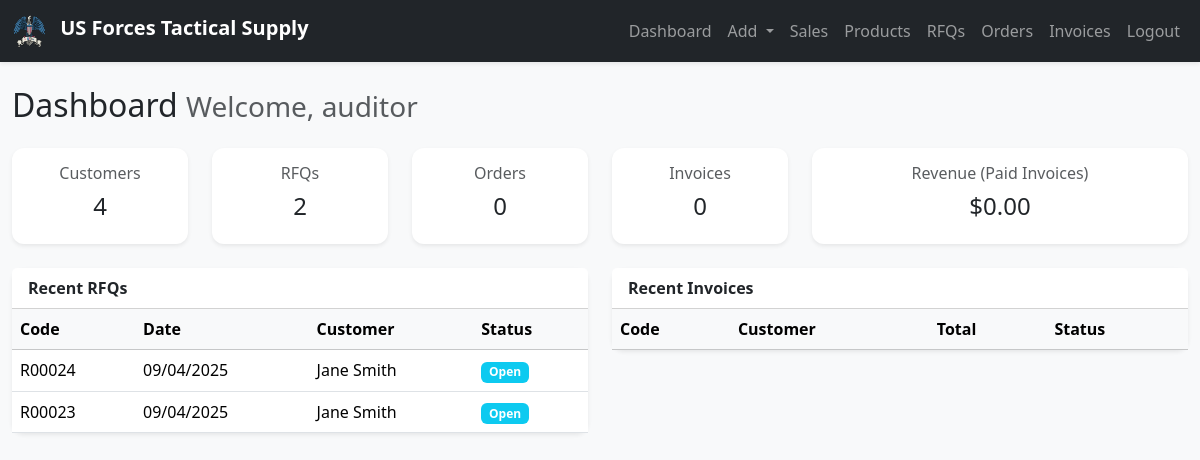
Page /public/dashboard.php (signed in) on the committed database.
### tables this page shows
CREATE TABLE `rfqs` (
  `id` int(11) NOT NULL,
  `code` varchar(20) DEFAULT NULL,
  `rfq_number` varchar(50) DEFAULT NULL,
  `rfq_title` varchar(150) DEFAULT NULL,
  `quote_date` date DEFAULT NULL,
  `validity` varchar(50) DEFAULT '5 Months',
  `lead_time` int(11) DEFAULT 0,
  `customer_id` int(11) DEFAULT NULL,
  `salesPerson_id` int(11) DEFAULT NULL,
  `billTo_id` int(11) DEFAULT NULL,
  `buyer_id` int(11) DEFAULT NULL,
  `shipTo_id` int(11) DEFAULT NULL,
  `status` enum('Open','Won','Lost') DEFAULT 'Open',
  `created_at` timestamp NOT NULL DEFAULT current_timestamp()
);

CREATE TABLE `customers` (
  `id` int(11) NOT NULL,
  `code` varchar(20) DEFAULT NULL,
  `name` varchar(100) NOT NULL,
  `title` varchar(150) DEFAULT NULL,
  `email` varchar(100) DEFAULT NULL,
  `phone` varchar(50) DEFAULT NULL,
  `address` text DEFAULT NULL,
  `created_at` timestamp NOT NULL DEFAULT current_timestamp()
);

### includes/auth.php (called while the page is built, shortened)
<?php
function is_logged_in()
{
    return isset($_SESSION['user_id']);
}

### public/dashboard.php (the view, shortened to what this page needs)
<?php
include("../includes/auth.php");
include("../templates/header.php");
include("../templates/navbar.php");
$total_customers = mysqli_fetch_row(mysqli_query($conn, "SELECT COUNT(*) FROM customers"))[0];
$total_rfqs = mysqli_fetch_row(mysqli_query($conn, "SELECT COUNT(*) FROM rfqs"))[0];
$total_orders = mysqli_fetch_row(mysqli_query($conn, "SELECT COUNT(*) FROM orders"))[0];
$total_invoices = mysqli_fetch_row(mysqli_query($conn, "SELECT COUNT(*) FROM invoices"))[0];
$total_revenue = mysqli_fetch_row(mysqli_query($conn, "SELECT IFNULL(SUM(total_amount),0) FROM invoices WHERE status='Paid'"))[0];
$recent_rfqs = mysqli_query($conn, "
    SELECT r.id, r.code, r.created_at, r.status, c.name AS customer
    FROM rfqs r
    JOIN customers c ON r.customer_id=c.id
    ORDER BY r.id DESC LIMIT 5
");
?>
<div class="container-fluid mt-4">
    <h2 class="mb-4">
        Dashboard
        <?php if (is_logged_in()) { ?>
            <small class="text-muted">Welcome, <?= htmlspecialchars($_SESSION['username']) ?></small>
        <?php } ?>
    </h2>
    <div class="row g-4 mb-4">
        <div class="col-md-2 col-6">
            <div class="card shadow-sm border-0 text-center">
                <div class="card-body">
                    <h6 class="text-muted">Customers</h6>
                    <h4><?= $total_customers ?></h4>
                </div>
            </div>
        </div>
        <div class="col-md-2 col-6">
            <div class="card shadow-sm border-0 text-center">
                <div class="card-body">
                    <h6 class="text-muted">RFQs</h6>
                    <h4><?= $total_rfqs ?></h4>
                </div>
            </div>
        </div>
        <div class="col-md-2 col-6">
            <div class="card shadow-sm border-0 text-center">
                <div class="card-body">
                    <h6 class="text-muted">Orders</h6>
                    <h4><?= $total_orders ?></h4>
                </div>
            </div>
        </div>
        <div class="col-md-2 col-6">
            <div class="card shadow-sm border-0 text-center">
                <div class="card-body">
                    <h6 class="text-muted">Invoices</h6>
                    <h4><?= $total_invoices ?></h4>
                </div>
            </div>
        </div>
        <div class="col-md-4 col-12">
            <div class="card shadow-sm border-0 text-center">
                <div class="card-body">
                    <h6 class="text-muted">Revenue (Paid Invoices)</h6>
                    <h4>$<?= number_format($total_revenue, 2) ?></h4>
                </div>
            </div>
        </div>
    </div>
    <div class="row g-4">
        <div class="col-md-6">
            <div class="card shadow-sm border-0">
                <div class="card-header bg-white fw-bold">Recent RFQs</div>
                <div class="card-body p-0">
                    <table class="table mb-0 table-hover align-middle">
                        <thead class="table-light">
                            <tr>
                                <th>Code</th>
                                <th>Date</th>
                                <th>Customer</th>
                                <th>Status</th>
                            </tr>
                        </thead>
                        <tbody>
                            <?php while ($r = mysqli_fetch_assoc($recent_rfqs)) { ?>
                                <tr onclick="window.location='../modules/rfq_edit.php?id=<?= $r['id'] ?>'"
                                    style="cursor:pointer;">
                                    <td><?= $r['code'] ?></td>
                                    <td><?= date("m/d/Y", strtotime($r['created_at'])) ?></td>
                                    <td><?= htmlspecialchars($r['customer']) ?></td>
                                    <td><span class="badge bg-info"><?= $r['status'] ?></span></td>
                                </tr>
                            <?php } ?>
                        </tbody>
                    </table>
                </div>
            </div>
        </div>
        <div class="col-md-6">
            <div class="card shadow-sm border-0">
                <div class="card-header bg-white fw-bold">Recent Invoices</div>
                <div class="card-body p-0">
                    <table class="table mb-0 table-hover align-middle">
                        <thead class="table-light">
                            <tr>
                                <th>Code</th>
                                <th>Customer</th>
                                <th>Total</th>
                                <th>Status</th>
                            </tr>
                        </thead>
                    </table>
                </div>
            </div>
        </div>
    </div>
</div>
<?php include("../templates/footer.php"); ?>

### assets/style.css (style rules this page uses)
body { font-family: 'Segoe UI', Tahoma, sans-serif; }
.card { border-radius: 12px; }

### rows in the picture
rfqs: code "R00024", created_at "09/04/2025", customer.name "Jane Smith", status "Open"
rfqs: code "R00023", created_at "09/04/2025", customer.name "Jane Smith", status "Open"

### other values in the picture
$_SESSION['username'] "auditor"
$total_customers "4"
$total_rfqs "2"
$total_orders "0"
$total_invoices "0"
$total_revenue "0.00"
